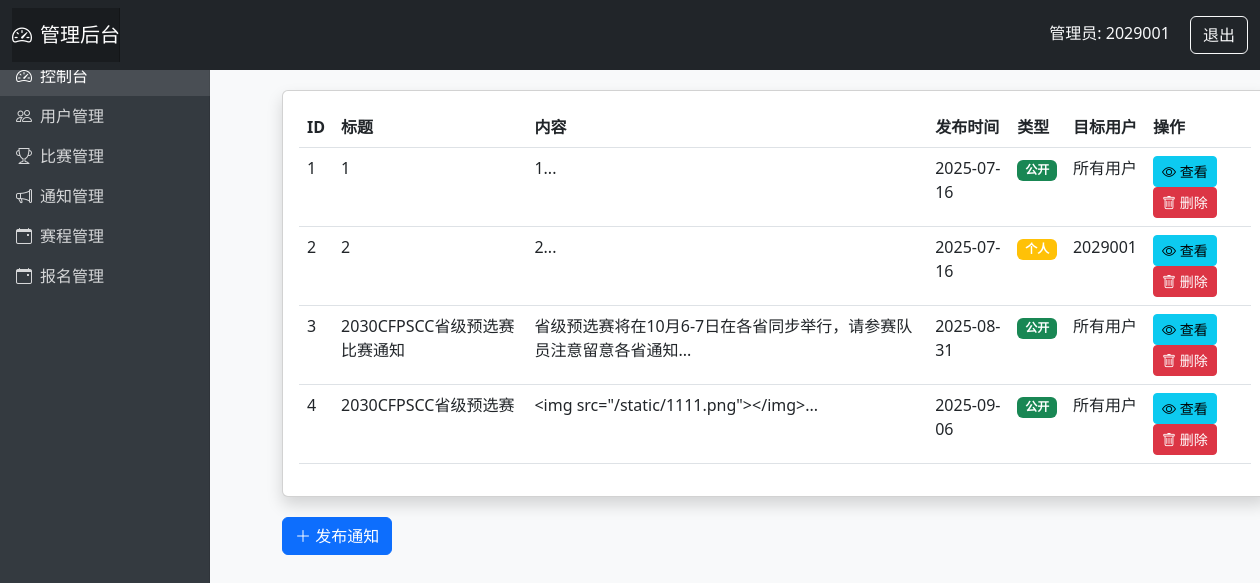
The page /admin/notices (signed in) on the database its author committed.
### main.py (models this page shows, shortened)
class Notice(db.Model):
    id = db.Column(db.Integer, primary_key=True)
    title = db.Column(db.String(200), nullable=False)
    content = db.Column(db.Text, nullable=False)
    publish_date = db.Column(db.DateTime, default=datetime.utcnow)
    is_public = db.Column(db.Boolean, default=True)
    user_id = db.Column(db.Integer, db.ForeignKey('user.id'), nullable=True)  # 针对特定用户的通知

class User(db.Model):
    id = db.Column(db.Integer, primary_key=True)
    username = db.Column(db.String(80), unique=True, nullable=False)
    password = db.Column(db.String(120), nullable=False)
    name = db.Column(db.String(100), nullable=True)
    email = db.Column(db.String(100), nullable=True)
    phone = db.Column(db.String(20), nullable=True)
    team_name = db.Column(db.String(100), nullable=True)  # 新增队伍名称
    province = db.Column(db.String(50), nullable=True)    # 新增省份
    is_admin = db.Column(db.Boolean, default=False)
    registrations = db.relationship('Registration', backref='user', lazy=True)

### main.py (the view, shortened to what this page needs)
@app.route('/admin/notices', methods=['GET', 'POST'])
def manage_notices():
    if not 'is_admin' in session and session['is_admin']:
        flash('无权访问管理员页面', 'danger')
        return redirect(url_for('home'))
    notices = Notice.query.all()
    users = User.query.all()
    return render_template('admin/notices.html', notices=notices, users=users)

### templates/admin/notices.html (shortened to what this page needs)
{% extends "admin/base.html" %}
{% block admin_content %}
<div class="container-fluid">
    <div class="d-flex justify-content-between align-items-center mb-4">
        <h2>通知管理</h2>
    </div>
    <div class="card shadow">
        <div class="card-body">
            {% if notices %}
            <div class="table-responsive">
                <table class="table table-hover">
                    <thead>
                        <tr>
                            <th>ID</th>
                            <th>标题</th>
                            <th>内容</th>
                            <th>发布时间</th>
                            <th>类型</th>
                            <th>目标用户</th>
                            <th>操作</th>
                        </tr>
                    </thead>
                    <tbody>
                        {% for notice in notices %}
                        <tr>
                            <td>{{ notice.id }}</td>
                            <td>{{ notice.title }}</td>
                            <td>{{ notice.content[:50] }}...</td>
                            <td>{{ notice.publish_date.strftime('%Y-%m-%d') }}</td>
                            <td>
                                {% if notice.is_public %}
                                <span class="badge bg-success">公开</span>
                                {% else %}
                                <span class="badge bg-warning">个人</span>
                                {% endif %}
                            </td>
                            <td>
                                {% if notice.user_id %}
                                {{ users[notice.user_id].username }}
                                {% else %}
                                所有用户
                                {% endif %}
                            </td>
                            <td>
                                <a href="#" class="btn btn-sm btn-info">
                                    <i class="bi bi-eye"></i> 查看
                                </a>
                                <a href="#" class="btn btn-sm btn-danger">
                                    <i class="bi bi-trash"></i> 删除
                                </a>
                            </td>
                        </tr>
                        {% endfor %}
                    </tbody>
                </table>
            </div>
            {% else %}
            <div class="alert alert-info">
                当前没有通知
            </div>
            {% endif %}
        </div>
    </div>
    <button class="btn btn-primary" data-bs-toggle="modal" data-bs-target="#addNoticeModal">
            <i class="bi bi-plus-lg"></i> 发布通知
        </button>
</div>
{% endblock %}

### templates/admin/base.html (style rules this page uses)
body { background-color: #f8f9fa; }
.card { box-shadow: 0 4px 6px rgba(0,0,0,0.1); margin-bottom: 20px; }

### rows shown on the page
Notice: id "1", title "1", content "1", publish_date "2025-07-16", is_public "公开", shows "所有用户"
Notice: id "2", title "2", content "2", publish_date "2025-07-16", is_public "个人", user.username "2029001"
Notice: id "3", title "2030CFPSCC省级预选赛比赛通知", content "省级预选赛将在10月6-7日在各省同步举行，请参赛队员注意留意各省通知", publish_date "2025-08-31", is_public "公开", shows "所有用户"
Notice: id "4", title "2030CFPSCC省级预选赛", content "<img src=\"/static/1111.png\"></img>", publish_date "2025-09-06", is_public "公开", shows "所有用户"

### other values the page prints
{{ session.username }} "2029001"
